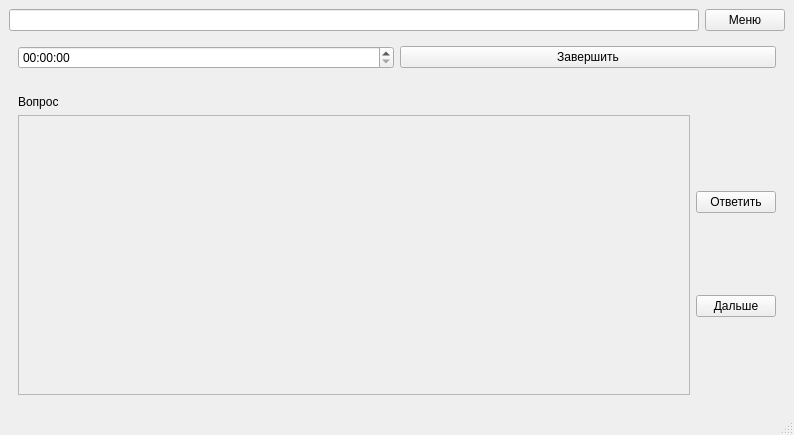
<?xml version="1.0" encoding="UTF-8"?>
<ui version="4.0">
 <class>MainWindow</class>
 <widget class="QMainWindow" name="MainWindow">
  <property name="geometry">
   <rect>
    <x>0</x>
    <y>0</y>
    <width>794</width>
    <height>435</height>
   </rect>
  </property>
  <property name="windowTitle">
   <string>MainWindow</string>
  </property>
  <widget class="QWidget" name="centralwidget">
   <layout class="QVBoxLayout" name="verticalLayout_2">
    <item>
     <layout class="QHBoxLayout" name="horizontalLayout_2">
      <item>
       <widget class="QLineEdit" name="menu_name"/>
      </item>
      <item>
       <widget class="QPushButton" name="menu_btn">
        <property name="text">
         <string>Меню</string>
        </property>
        <attribute name="buttonGroup">
         <string notr="true">buttonGroup</string>
        </attribute>
       </widget>
      </item>
     </layout>
    </item>
    <item>
     <widget class="QStackedWidget" name="stackedWidget">
      <property name="currentIndex">
       <number>5</number>
      </property>
      <widget class="QWidget" name="records_page">
       <layout class="QVBoxLayout" name="verticalLayout_4">
        <item>
         <widget class="QLabel" name="records_label">
          <property name="text">
           <string>Таблица рекордов</string>
          </property>
         </widget>
        </item>
        <item>
         <widget class="QListWidget" name="records_list"/>
        </item>
       </layout>
      </widget>
      <widget class="QWidget" name="menu_page">
       <layout class="QVBoxLayout" name="verticalLayout_3">
        <item>
         <layout class="QVBoxLayout" name="verticalLayout">
          <item>
           <widget class="QLabel" name="game_name_label">
            <property name="text">
             <string>MAP TRAINER</string>
            </property>
           </widget>
          </item>
          <item>
           <widget class="QPushButton" name="start_btn">
            <property name="text">
             <string>Начать</string>
            </property>
            <attribute name="buttonGroup">
             <string notr="true">buttonGroup</string>
            </attribute>
           </widget>
          </item>
         </layout>
        </item>
        <item>
         <layout class="QHBoxLayout" name="horizontalLayout">
          <item>
           <widget class="QPushButton" name="records_btn">
            <property name="text">
             <string>Таблица рекордов</string>
            </property>
            <attribute name="buttonGroup">
             <string notr="true">buttonGroup</string>
            </attribute>
           </widget>
          </item>
          <item>
           <widget class="QPushButton" name="settings_btn">
            <property name="text">
             <string>Настройки</string>
            </property>
            <attribute name="buttonGroup">
             <string notr="true">buttonGroup</string>
            </attribute>
           </widget>
          </item>
          <item>
           <widget class="QPushButton" name="achievements_btn">
            <property name="text">
             <string>Достижения</string>
            </property>
            <attribute name="buttonGroup">
             <string notr="true">buttonGroup</string>
            </attribute>
           </widget>
          </item>
         </layout>
        </item>
       </layout>
      </widget>
      <widget class="QWidget" name="settings_page">
       <widget class="QLabel" name="label_4">
        <property name="geometry">
         <rect>
          <x>360</x>
          <y>100</y>
          <width>201</width>
          <height>231</height>
         </rect>
        </property>
        <property name="text">
         <string>В РАЗРАБОТКЕ</string>
        </property>
       </widget>
       <widget class="QPushButton" name="settings_apply_btn">
        <property name="geometry">
         <rect>
          <x>390</x>
          <y>400</y>
          <width>93</width>
          <height>28</height>
         </rect>
        </property>
        <property name="text">
         <string>Применить</string>
        </property>
        <attribute name="buttonGroup">
         <string notr="true">buttonGroup</string>
        </attribute>
       </widget>
      </widget>
      <widget class="QWidget" name="achievements_page">
       <layout class="QVBoxLayout" name="verticalLayout_5">
        <item>
         <layout class="QHBoxLayout" name="horizontalLayout_3">
          <item>
           <widget class="QCheckBox" name="ach1_check">
            <property name="text">
             <string/>
            </property>
           </widget>
          </item>
          <item>
           <widget class="QLabel" name="ach1_description">
            <property name="text">
             <string>TextLabel</string>
            </property>
           </widget>
          </item>
         </layout>
        </item>
        <item>
         <layout class="QHBoxLayout" name="horizontalLayout_7">
          <item>
           <widget class="QCheckBox" name="ach2_check">
            <property name="text">
             <string/>
            </property>
           </widget>
          </item>
          <item>
           <widget class="QLabel" name="ach2_description">
            <property name="text">
             <string>TextLabel</string>
            </property>
           </widget>
          </item>
         </layout>
        </item>
        <item>
         <layout class="QHBoxLayout" name="horizontalLayout_4">
          <item>
           <widget class="QCheckBox" name="ach3_check">
            <property name="text">
             <string/>
            </property>
           </widget>
          </item>
          <item>
           <widget class="QLabel" name="ach3_description">
            <property name="text">
             <string>TextLabel</string>
            </property>
           </widget>
          </item>
         </layout>
        </item>
        <item>
         <layout class="QHBoxLayout" name="horizontalLayout_5">
          <item>
           <widget class="QCheckBox" name="ach4_check">
            <property name="text">
             <string/>
            </property>
           </widget>
          </item>
          <item>
           <widget class="QLabel" name="ach4_description">
            <property name="text">
             <string>TextLabel</string>
            </property>
           </widget>
          </item>
         </layout>
        </item>
        <item>
         <layout class="QHBoxLayout" name="horizontalLayout_8">
          <item>
           <widget class="QCheckBox" name="ach5_check">
            <property name="text">
             <string/>
            </property>
           </widget>
          </item>
          <item>
           <widget class="QLabel" name="ach5_description">
            <property name="text">
             <string>TextLabel</string>
            </property>
           </widget>
          </item>
         </layout>
        </item>
        <item>
         <layout class="QHBoxLayout" name="horizontalLayout_6">
          <item>
           <widget class="QCheckBox" name="ach6_check">
            <property name="text">
             <string/>
            </property>
           </widget>
          </item>
          <item>
           <widget class="QLabel" name="ach6_description">
            <property name="text">
             <string>TextLabel</string>
            </property>
           </widget>
          </item>
         </layout>
        </item>
       </layout>
      </widget>
      <widget class="QWidget" name="start_settings_page">
       <widget class="QLabel" name="label_11">
        <property name="geometry">
         <rect>
          <x>290</x>
          <y>90</y>
          <width>241</width>
          <height>171</height>
         </rect>
        </property>
        <property name="text">
         <string>В РАЗРАБОТКЕ</string>
        </property>
       </widget>
       <widget class="QPushButton" name="game_btn">
        <property name="geometry">
         <rect>
          <x>270</x>
          <y>350</y>
          <width>93</width>
          <height>28</height>
         </rect>
        </property>
        <property name="text">
         <string>Начать</string>
        </property>
        <attribute name="buttonGroup">
         <string notr="true">buttonGroup</string>
        </attribute>
       </widget>
      </widget>
      <widget class="QWidget" name="game_page">
       <layout class="QVBoxLayout" name="verticalLayout_7">
        <item>
         <layout class="QHBoxLayout" name="horizontalLayout_12">
          <item>
           <widget class="QTimeEdit" name="game_timer"/>
          </item>
          <item>
           <widget class="QPushButton" name="result_btn">
            <property name="text">
             <string>Завершить</string>
            </property>
            <attribute name="buttonGroup">
             <string notr="true">buttonGroup</string>
            </attribute>
           </widget>
          </item>
         </layout>
        </item>
        <item>
         <widget class="QLabel" name="game_image">
          <property name="text">
           <string/>
          </property>
         </widget>
        </item>
        <item>
         <widget class="QLabel" name="game_question_label">
          <property name="text">
           <string>Вопрос</string>
          </property>
         </widget>
        </item>
        <item>
         <layout class="QHBoxLayout" name="horizontalLayout_9">
          <item>
           <widget class="QScrollArea" name="scrollArea">
            <property name="sizePolicy">
             <sizepolicy hsizetype="Expanding" vsizetype="MinimumExpanding">
              <horstretch>0</horstretch>
              <verstretch>255</verstretch>
             </sizepolicy>
            </property>
            <property name="widgetResizable">
             <bool>true</bool>
            </property>
            <widget class="QWidget" name="scrollAreaWidgetContents">
             <property name="geometry">
              <rect>
               <x>0</x>
               <y>0</y>
               <width>644</width>
               <height>242</height>
              </rect>
             </property>
             <layout class="QVBoxLayout" name="verticalLayout_6"/>
            </widget>
           </widget>
          </item>
          <item>
           <layout class="QVBoxLayout" name="verticalLayout_8">
            <item>
             <widget class="QPushButton" name="game_answer_btn">
              <property name="text">
               <string>Ответить</string>
              </property>
             </widget>
            </item>
            <item>
             <widget class="QPushButton" name="game_next_btn">
              <property name="text">
               <string>Дальше</string>
              </property>
             </widget>
            </item>
           </layout>
          </item>
         </layout>
        </item>
       </layout>
      </widget>
      <widget class="QWidget" name="result_page">
       <widget class="QLabel" name="label_14">
        <property name="geometry">
         <rect>
          <x>260</x>
          <y>185</y>
          <width>361</width>
          <height>121</height>
         </rect>
        </property>
        <property name="text">
         <string>В РАЗРАБОТКЕ</string>
        </property>
       </widget>
      </widget>
     </widget>
    </item>
   </layout>
  </widget>
  <widget class="QStatusBar" name="statusbar"/>
 </widget>
 <resources/>
 <connections/>
 <buttongroups>
  <buttongroup name="buttonGroup"/>
 </buttongroups>
</ui>
